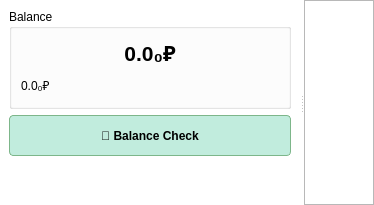
      <widget class="QWidget" name="tab_accounts">
       <property name="styleSheet">
        <string notr="true">QWidget#tab_accounts { background-color: #ffffff; }</string>
       </property>
       <attribute name="title">
        <string>Accounts</string>
       </attribute>
       <layout class="QVBoxLayout" name="verticalLayout_22">
        <item>
         <widget class="QSplitter" name="splitter_2">
          <property name="styleSheet">
           <string notr="true">QWidget#splitter_2 { background-color: #ffffff; }</string>
          </property>
          <property name="orientation">
           <enum>Qt::Orientation::Horizontal</enum>
          </property>
          <widget class="QFrame" name="frame_accounts">
           <property name="styleSheet">
            <string notr="true">QFrame#frame_accounts { background-color: #ffffff; border: none; }</string>
           </property>
           <property name="minimumSize">
            <size>
             <width>300</width>
             <height>0</height>
            </size>
           </property>
           <property name="maximumSize">
            <size>
             <width>16777215</width>
             <height>16777215</height>
            </size>
           </property>
           <property name="frameShape">
            <enum>QFrame::Shape::NoFrame</enum>
           </property>
           <property name="frameShadow">
            <enum>QFrame::Shadow::Plain</enum>
           </property>
           <layout class="QVBoxLayout" name="verticalLayout_21">
            <item>
             <widget class="QGroupBox" name="groupBox_balance_accounts">
              <property name="minimumSize">
               <size>
                <width>0</width>
                <height>100</height>
               </size>
              </property>
              <property name="title">
               <string>Balance</string>
              </property>
              <layout class="QVBoxLayout" name="verticalLayout_16">
               <item>
                <widget class="QLabel" name="label_balance_accounts">
                 <property name="font">
                  <font>
                   <pointsize>16</pointsize>
                   <bold>true</bold>
                  </font>
                 </property>
                 <property name="text">
                  <string>0.0₀₽</string>
                 </property>
                 <property name="alignment">
                  <set>Qt::AlignmentFlag::AlignCenter</set>
                 </property>
                </widget>
               </item>
               <item>
                <widget class="QLabel" name="label_balance_account_details">
                 <property name="text">
                  <string>0.0₀₽</string>
                 </property>
                </widget>
               </item>
              </layout>
             </widget>
            </item>
            <item>
             <widget class="QPushButton" name="pushButton_balance_check">
              <property name="minimumSize">
               <size>
                <width>0</width>
                <height>41</height>
               </size>
              </property>
              <property name="font">
               <font>
                <bold>true</bold>
               </font>
              </property>
              <property name="styleSheet">
               <string notr="true">QPushButton {
                                      background-color: #C1ECDD;
                                      border: 1px solid #7DB68A;
                                      border-radius: 4px;
                                      }
                                      QPushButton:hover {
                                      background-color: #D1F5E8;
                                      }
                                      QPushButton:pressed {
                                      background-color: #A8E0C7;
                                      }</string>
              </property>
              <property name="text">
               <string>🧮 Balance Check</string>
              </property>
             </widget>
            </item>
            <item>
             <spacer name="verticalSpacer_accounts">
              <property name="orientation">
               <enum>Qt::Orientation::Vertical</enum>
              </property>
              <property name="sizeHint" stdset="0">
               <size>
                <width>20</width>
                <height>40</height>
               </size>
              </property>
             </spacer>
            </item>
           </layout>
          </widget>
          <widget class="QTableView" name="tableView_accounts" />
         </widget>
        </item>
        <property name="leftMargin">
         <number>0</number>
        </property>
        <property name="topMargin">
         <number>0</number>
        </property>
        <property name="rightMargin">
         <number>0</number>
        </property>
        <property name="bottomMargin">
         <number>0</number>
        </property>
       </layout>
      </widget>
